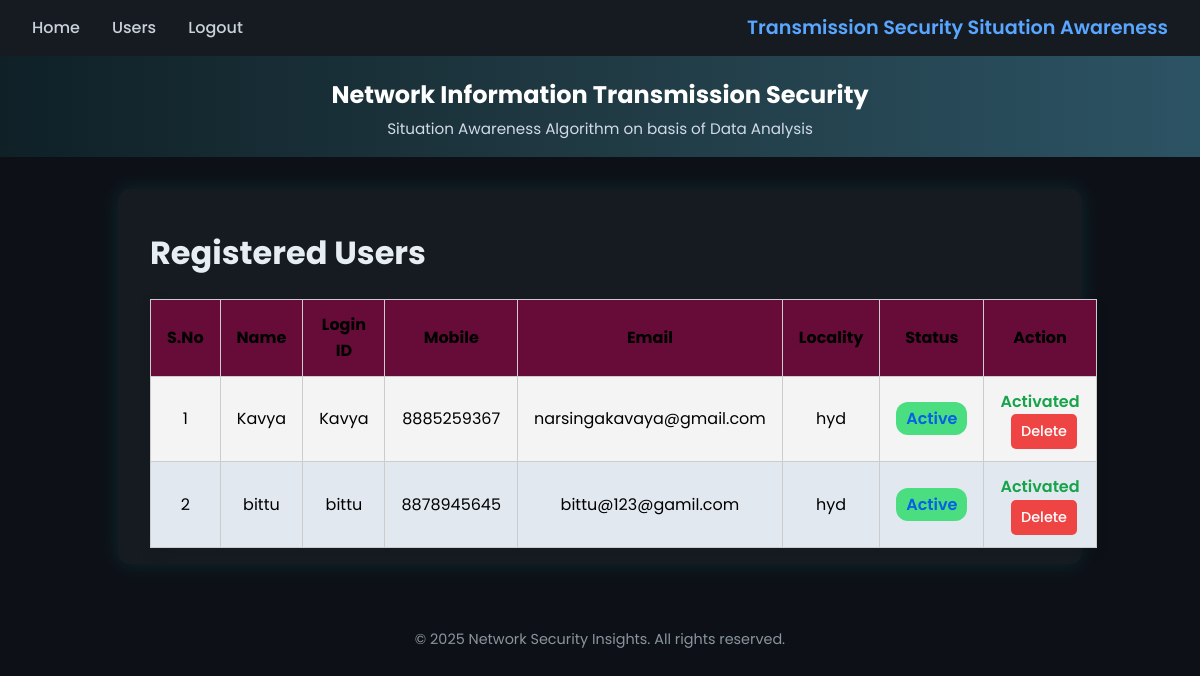
Page /RegisterUsersView/ on the committed database.
### users/models.py (models this page shows, shortened)
class UserRegistrationModel(models.Model):
    name = models.CharField(max_length=100)
    loginid = models.CharField(unique=True, max_length=100)
    password = models.CharField(max_length=100)
    mobile = models.CharField(unique=True, max_length=100)
    email = models.CharField(unique=True, max_length=100)
    locality = models.CharField(max_length=100)
    address = models.CharField(max_length=1000)
    city = models.CharField(max_length=100)
    state = models.CharField(max_length=100)
    status = models.CharField(max_length=100)
    class Meta:
        db_table = 'UserRegistrations'

### admins/views.py (the view)
# urls.py: path('RegisterUsersView/', admins.RegisterUsersView, name='RegisterUsersView'),
def RegisterUsersView(request):
    data = UserRegistrationModel.objects.all()
    return render(request, 'admins/viewregisterusers.html', {'data': data})

### assets/templates/admins/viewregisterusers.html (shortened to what this page needs)
{% extends 'admins/adminbase.html' %}
{% load static %}
{% block contents %}
<main class="container">
    <h1 class="title">Registered Users</h1>
    <table class="data-table">
        <thead class="table-header">
        <tr>
            <th>S.No</th>
            <th>Name</th>
            <th>Login ID</th>
            <th>Mobile</th>
            <th>Email</th>
            <th>Locality</th>
            <th>Status</th>
            <th>Action</th>
        </tr>
        </thead>
        <tbody>
        {% for user in data %}
        <tr>
            <td>{{ forloop.counter }}</td>
            <td>{{ user.name }}</td>
            <td>{{ user.loginid }}</td>
            <td>{{ user.mobile }}</td>
            <td>{{ user.email }}</td>
            <td>{{ user.locality }}</td>
            <td>
                {% if user.status == 'waiting' %}
                <span class="badge waiting">Waiting</span>
                {% else %}
                <span class="badge active">Active</span>
                {% endif %}
            </td>
            <td>
                {% if user.status == 'waiting' %}
                <a href="/ActivaUsers/?uid={{ user.id }}" class="btn activate">Activate</a>
                {% else %}
                <span class="text-success">Activated</span>
                <a href="/DeleteUsers/?uid={{ user.id }}" class="btn delete">Delete</a>
                {% endif %}
            </td>
        </tr>
        {% endfor %}
        </tbody>
    </table>
</main>
{% endblock %}

### assets/templates/admins/adminbase.html (shortened to what this page needs)
<!DOCTYPE html>
<html lang="en">
<head>
</head>
<body>
<nav>
    <ul>
        <li><a href="{% url 'AdminHome' %}">Home</a></li>
        <li><a href="{% url 'RegisterUsersView' %}">Users</a></li>
        <li><a href="{% url 'index' %}">Logout</a></li>
    </ul>
    <div class="nav-title">Transmission Security Situation Awareness</div>
</nav>
<header>
    <h1>Network Information Transmission Security</h1>
    <p>Situation Awareness Algorithm on basis of Data Analysis</p>
</header>
{%block contents%}
{%endblock%}
<footer>
    &copy; 2025 Network Security Insights. All rights reserved.
</footer>
</body>
</html>

### assets/templates/admins/adminbase.html (style rules this page uses)
body { margin: 0; font-family: 'Poppins', sans-serif; background-color: #0d1117; color: #e6edf3; line-height: 1.6; }
nav { background-color: #161b22; display: flex; justify-content: space-between; align-items: center; padding: 0.8rem 2rem; box-shadow: 0 2px 5px rgba(0,0,0,0.2); flex-wrap: wrap; }
nav ul { list-style: none; display: flex; gap: 2rem; margin: 0; padding: 0; }
nav ul li a { color: #c9d1d9; text-decoration: none; font-weight: 500; transition: color 0.3s ease; }
.nav-title { color: #58a6ff; font-size: 1.2rem; font-weight: 600; }
header { background: linear-gradient(to right, #0f2027, #203a43, #2c5364); padding: 1rem; text-align: center; color: #ffffff; }
header h1 { font-size: 1.5rem; margin: 0.2rem 0; }
header p { margin: 0; font-size: 0.95rem; color: #d1dbe8; }
.container { max-width: 900px; margin: 2rem auto; padding: 1rem 2rem; background-color: #161b22; border-radius: 12px; box-shadow: 0 0 20px rgba(0, 255, 255, 0.1); animation: fadeIn 1.2s ease-in-out; }
footer { text-align: center; padding: 2rem 1rem; color: #8b949e; font-size: 0.9rem; }

### assets/templates/admins/viewregisterusers.html (style rules this page uses)
.data-table { width: 100%; border-collapse: collapse; margin: 0 auto; font-family: 'Poppins', sans-serif; box-shadow: 0 4px 12px rgba(0, 0, 0, 0.1); background-color: #ffffff; }
.data-table th, .data-table td { padding: 12px 16px; text-align: center; border: 1px solid #ccc; color: #000; }
.data-table thead { background-color: #670b39; color: #fDffff; }
.data-table tbody tr:nth-child(odd) { background-color: #f4f4f4; }
.data-table tbody tr:nth-child(even) { background-color: #e2e8f0; }
.badge.active { background-color: #4ade80; color: #065fe6; padding: 5px 10px; border-radius: 12px; font-weight: 600; }
.btn { text-decoration: none; padding: 6px 10px; border-radius: 5px; font-weight: 500; font-size: 0.9rem; display: inline-block; }
.btn.delete { background-color: #ef4444; color: white; margin-left: 8px; }
.text-success { color: #16a34a; font-weight: 600; }

### rows in the picture
UserRegistrationModel: name "Kavya", loginid "Kavya", mobile "8885259367", email "narsingakavaya@gmail.com", locality "hyd", status "Active"
UserRegistrationModel: name "bittu", loginid "bittu", mobile "8878945645", email "bittu@123@gamil.com", locality "hyd", status "Active"
